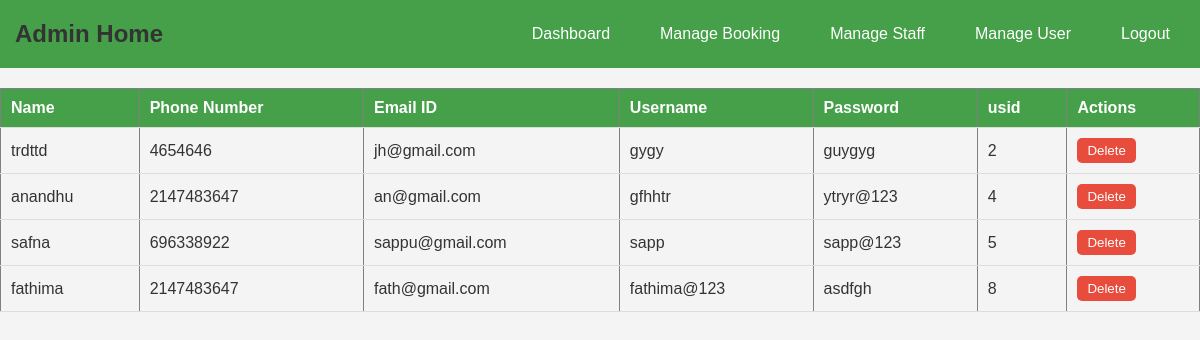
The app's page /manageuser.php, older data.
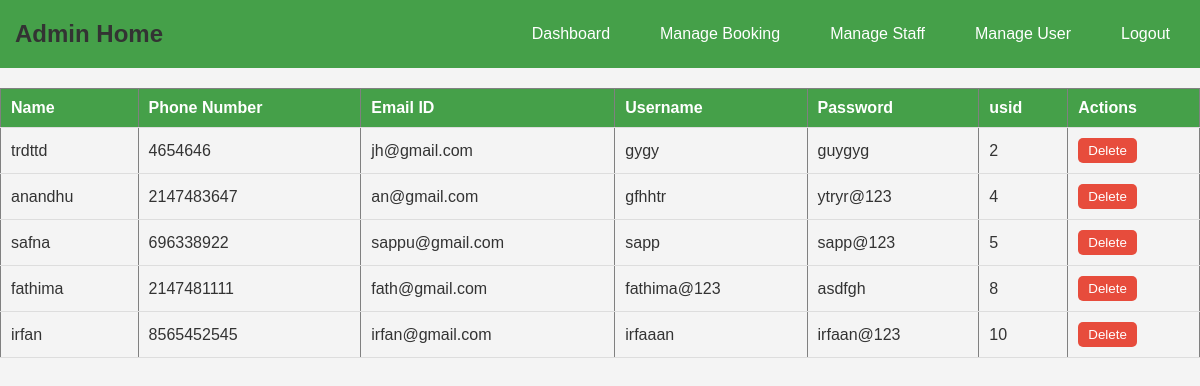
The same page, newer data.
### tables this page shows
CREATE TABLE `users` (
  `Name` varchar(30) NOT NULL,
  `phone_no` varchar(15) NOT NULL,
  `email_id` varchar(30) NOT NULL,
  `username` varchar(30) NOT NULL,
  `password` varchar(10) NOT NULL,
  `usid` int(11) NOT NULL
);

### manageuser.php (the view, shortened to what this page needs)
<!DOCTYPE html>
<html lang="en">
<head>
    <link rel="stylesheet" href="manageuser.css">
</head>
<body>
<nav>
    <div class="sappy">
      <h1>Admin Home</h1>
      <div class="hi">
        <a href="adminhome.php" class="hello">Dashboard</a>
        <a href="managebooking.php" class="hello">Manage Booking</a>
        <a href="managestaff.php" class="hello">Manage Staff</a>
        <a href="manageuser.php" class="hello">Manage User</a>
        <a href="logout.php" class="hello">Logout</a>
      </div>
    </div>
  </nav>
<div class="design">
    <?php
    $conn = mysqli_connect("localhost", "root", "", "labour_booking");
    $sql = "SELECT * FROM users";
    $data=mysqli_query($conn,$sql);
    if(mysqli_num_rows($data)>0){
        echo "<table border=1 >";
        echo "<tr>";
        echo "<th>Name</th>";
        echo "<th>Phone Number</th>";
        echo "<th>Email ID</th>";
        echo "<th>Username</th>";
        echo "<th>Password</th>";
        echo "<th>usid</th>";
        echo "<th>Actions</th>";
        echo "</tr>";
        while($row=mysqli_fetch_assoc($data)){
            $email = $row['email_id'];
            echo "<tr>";
            echo "<td>".$row['Name']."</td>";
            echo "<td>".$row['phone_no']."</td>";
            echo "<td>".$row['email_id']."</td>";
            echo "<td>".$row['username']."</td>";
            echo "<td>".$row['password']."</td>";
            echo "<td>".$row['usid']."</td>";
            echo "<td>
                    <form method='POST'>
                        <button value='$email' name='userdel' type='submit'>Delete</button>
                    </form>
                </td>";
            echo "</tr>";
        }
        echo "</table>";
    }
?>
        </div>
</body>
</html>

Row changes from the older to the newer data that the page shows:
changed users "fathima": phone_no "2147483647" → "2147481111"
added users: Name "irfan", phone_no "8565452545", email "irfan@gmail.com", username "irfaaan", password "irfaan@123", usid "10"
